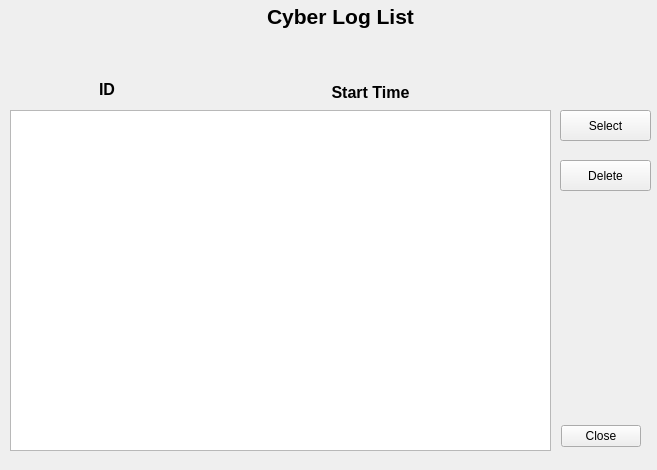
<ui version="4.0" >
 <class>Form</class>
 <widget class="QWidget" name="Form" >
  <property name="windowModality" >
   <enum>Qt::WindowModal</enum>
  </property>
  <property name="geometry" >
   <rect>
    <x>0</x>
    <y>0</y>
    <width>657</width>
    <height>470</height>
   </rect>
  </property>
  <property name="windowTitle" >
   <string>Form</string>
  </property>
  <widget class="QListWidget" name="lwLoglist" >
   <property name="geometry" >
    <rect>
     <x>10</x>
     <y>110</y>
     <width>541</width>
     <height>341</height>
    </rect>
   </property>
   <property name="font" >
    <font>
     <pointsize>10</pointsize>
     <weight>75</weight>
     <bold>true</bold>
    </font>
   </property>
  </widget>
  <widget class="QLabel" name="label" >
   <property name="geometry" >
    <rect>
     <x>80</x>
     <y>80</y>
     <width>54</width>
     <height>18</height>
    </rect>
   </property>
   <property name="font" >
    <font>
     <pointsize>12</pointsize>
     <weight>75</weight>
     <bold>true</bold>
    </font>
   </property>
   <property name="text" >
    <string>ID</string>
   </property>
   <property name="alignment" >
    <set>Qt::AlignCenter</set>
   </property>
  </widget>
  <widget class="QPushButton" name="pbSelect" >
   <property name="geometry" >
    <rect>
     <x>560</x>
     <y>110</y>
     <width>91</width>
     <height>31</height>
    </rect>
   </property>
   <property name="text" >
    <string>Select</string>
   </property>
  </widget>
  <widget class="QPushButton" name="pbDelete" >
   <property name="geometry" >
    <rect>
     <x>560</x>
     <y>160</y>
     <width>91</width>
     <height>31</height>
    </rect>
   </property>
   <property name="text" >
    <string>Delete</string>
   </property>
  </widget>
  <widget class="QLabel" name="label_2" >
   <property name="geometry" >
    <rect>
     <x>310</x>
     <y>80</y>
     <width>121</width>
     <height>24</height>
    </rect>
   </property>
   <property name="font" >
    <font>
     <pointsize>12</pointsize>
     <weight>75</weight>
     <bold>true</bold>
    </font>
   </property>
   <property name="text" >
    <string>Start Time</string>
   </property>
   <property name="alignment" >
    <set>Qt::AlignCenter</set>
   </property>
  </widget>
  <widget class="QLabel" name="label_3" >
   <property name="geometry" >
    <rect>
     <x>0</x>
     <y>4</y>
     <width>681</width>
     <height>24</height>
    </rect>
   </property>
   <property name="font" >
    <font>
     <pointsize>16</pointsize>
     <weight>75</weight>
     <bold>true</bold>
    </font>
   </property>
   <property name="text" >
    <string>Cyber Log List</string>
   </property>
   <property name="alignment" >
    <set>Qt::AlignCenter</set>
   </property>
  </widget>
  <widget class="QDialogButtonBox" name="buttonBox" >
   <property name="windowModality" >
    <enum>Qt::NonModal</enum>
   </property>
   <property name="geometry" >
    <rect>
     <x>560</x>
     <y>420</y>
     <width>81</width>
     <height>32</height>
    </rect>
   </property>
   <property name="standardButtons" >
    <set>QDialogButtonBox::Close</set>
   </property>
   <property name="centerButtons" >
    <bool>true</bool>
   </property>
  </widget>
 </widget>
 <resources/>
 <connections>
  <connection>
   <sender>buttonBox</sender>
   <signal>clicked(QAbstractButton*)</signal>
   <receiver>Form</receiver>
   <slot>close()</slot>
   <hints>
    <hint type="sourcelabel" >
     <x>600</x>
     <y>424</y>
    </hint>
    <hint type="destinationlabel" >
     <x>608</x>
     <y>384</y>
    </hint>
   </hints>
  </connection>
 </connections>
</ui>
